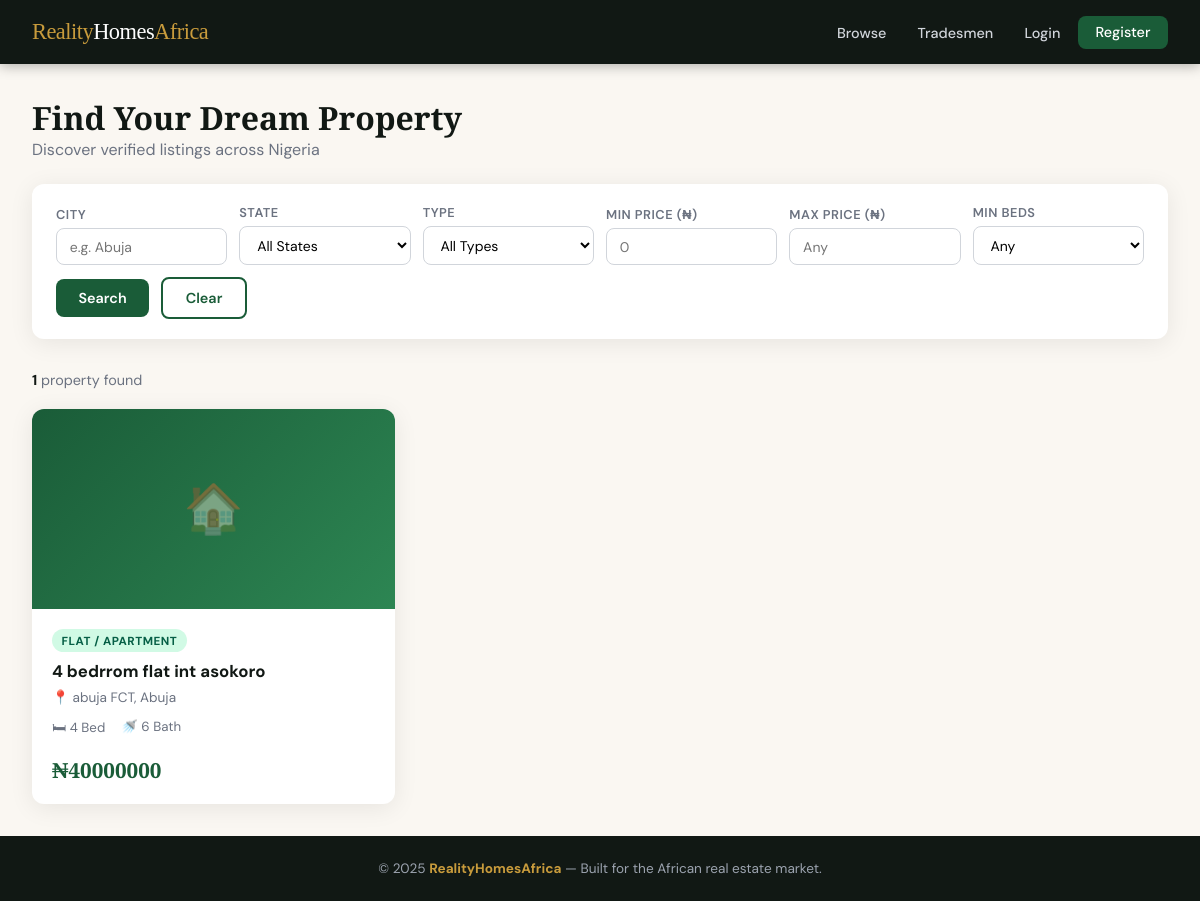
The page /browse/ on the database its author committed.
### listings/models.py (models this page shows, shortened)
class Property(models.Model):
    agent = models.ForeignKey(
        settings.AUTH_USER_MODEL,
        on_delete=models.CASCADE,
        related_name='properties'
    )
    title = models.CharField(max_length=200)
    description = models.TextField()
    price = models.DecimalField(max_digits=14, decimal_places=2)
    address = models.CharField(max_length=300)
    city = models.CharField(max_length=100)
    state = models.CharField(max_length=100, choices=NIGERIAN_STATES, default='Abuja')
    property_type = models.CharField(max_length=20, choices=PROPERTY_TYPES, default='flat')
    bedrooms = models.PositiveIntegerField(default=0)
    bathrooms = models.PositiveIntegerField(default=0)
    is_available = models.BooleanField(default=True)
    latitude = models.DecimalField(max_digits=9, decimal_places=6, null=True, blank=True)
    longitude = models.DecimalField(max_digits=9, decimal_places=6, null=True, blank=True)
    created_at = models.DateTimeField(auto_now_add=True)
    updated_at = models.DateTimeField(auto_now=True)
    class Meta:
        ordering = ['-created_at']
        verbose_name_plural = 'Properties'
    def get_primary_image(self):
        primary = self.images.filter(is_primary=True).first()
        if primary:
            return primary.image.url
        first = self.images.first()
        return first.image.url if first else None

### listings/views.py (the view)
# urls.py: path('browse/', views.property_list, name='property_list'),
def property_list(request):
    queryset = Property.objects.filter(is_available=True)
    f = PropertyFilter(request.GET, queryset=queryset)
    return render(request, 'listings/property_list.html', {
        'filter': f,
        'properties': f.qs,
        'count': f.qs.count(),
    })

### users/context_processors.py (called while the page is built)
def unread_messages_count(request):
    if request.user.is_authenticated:
        from .models import Message
        count = Message.objects.filter(receiver=request.user, is_read=False).count()
        return {'unread_count': count}
    return {'unread_count': 0}

### templates/listings/property_list.html (shortened to what this page needs)
{% extends 'base.html' %}
{% block content %}
<div class="page-header">
  <h1>Find Your Dream Property</h1>
  <p>Discover verified listings across Nigeria</p>
</div>
<form method="get" class="filter-bar">
  <div class="fg">
    <label>City</label>
    <input type="text" name="city" value="{{ filter.form.city.value|default:'' }}" placeholder="e.g. Abuja">
  </div>
  <div class="fg">
    <label>State</label>
    <select name="state">
      <option value="">All States</option>
    </select>
  </div>
  <div class="fg">
    <label>Type</label>
    <select name="property_type">
      <option value="">All Types</option>
    </select>
  </div>
  <div class="fg">
    <label>Min Price (₦)</label>
    <input type="number" name="min_price" value="{{ filter.form.min_price.value|default:'' }}" placeholder="0">
  </div>
  <div class="fg">
    <label>Max Price (₦)</label>
    <input type="number" name="max_price" value="{{ filter.form.max_price.value|default:'' }}" placeholder="Any">
  </div>
  <div class="fg">
    <label>Min Beds</label>
    <select name="min_bedrooms">
      <option value="">Any</option>
    </select>
  </div>
  <div>
    <button type="submit" class="btn btn-primary">Search</button>
    <a href="{% url 'listings:property_list' %}" class="btn btn-outline" style="margin-left:0.5rem">Clear</a>
  </div>
</form>
<p class="results-count"><strong>{{ count }}</strong> propert{{ count|pluralize:"y,ies" }} found</p>
{% if properties %}
  <div class="property-grid">
    {% for prop in properties %}
      <a href="{% url 'listings:property_detail' prop.pk %}" class="prop-card">
        <div class="prop-img">
          {% if prop.get_primary_image %}
            <img src="{{ prop.get_primary_image }}" alt="{{ prop.title }}">
          {% else %}
            🏠
          {% endif %}
        </div>
        <div class="prop-body">
          <span class="prop-type-badge">{{ prop.get_property_type_display }}</span>
          <div class="prop-title">{{ prop.title }}</div>
          <div class="prop-location">{{ prop.city }}, {{ prop.state }}</div>
          <div class="prop-meta">
            {% if prop.bedrooms > 0 %}<span>🛏 {{ prop.bedrooms }} Bed</span>{% endif %}
            {% if prop.bathrooms > 0 %}<span>🚿 {{ prop.bathrooms }} Bath</span>{% endif %}
          </div>
          <div class="prop-price">₦{{ prop.price|floatformat:0 }}</div>
        </div>
      </a>
    {% endfor %}
  </div>
{% else %}
  <div class="empty-state">
    <div class="icon">🔍</div>
    <h3>No properties found</h3>
    <p>Try adjusting your filters or <a href="{% url 'listings:property_list' %}" style="color:var(--green)">browse all listings</a>.</p>
  </div>
{% endif %}
{% endblock %}

### templates/base.html (style rules this page uses)
:root { --green: #1a5c38; --green-light: #2d8653; --gold: #c89b3c; --cream: #faf7f2; --dark: #111814; --gray: #6b7280; --light-gray: #f3f4f6; --white: #ffffff; --danger: #dc2626; --radius: 12px; --shadow: 0 4px 24px rgba(0,0,0,0.08); }
* { box-sizing: border-box; margin: 0; padding: 0; }
body { font-family: 'DM Sans', sans-serif; background: var(--cream); color: var(--dark); min-height: 100vh; display: flex; flex-direction: column; }
.btn { display: inline-block; padding: 0.6rem 1.4rem; border-radius: 8px; font-family: 'DM Sans', sans-serif; font-size: 0.9rem; font-weight: 600; cursor: pointer; border: none; text-decoration: none; transition: all 0.2s; }
.btn-primary { background: var(--green); color: var(--white); }
.btn-outline { background: transparent; border: 2px solid var(--green); color: var(--green); }

### templates/listings/property_list.html (style rules this page uses)
.page-header { margin-bottom: 1.5rem; }
.page-header h1 { font-family: 'Playfair Display', serif; font-size: 2rem; }
.page-header p { color: var(--gray); }
.filter-bar { background: var(--white); border-radius: var(--radius); padding: 1.25rem 1.5rem; box-shadow: var(--shadow); margin-bottom: 2rem; display: flex; flex-wrap: wrap; gap: 0.75rem; align-items: flex-end; }
.filter-bar .fg { flex: 1; min-width: 140px; }
.filter-bar label { display: block; font-size: 0.8rem; font-weight: 600; margin-bottom: 0.3rem; color: var(--gray); text-transform: uppercase; letter-spacing: 0.5px; }
.filter-bar input, .filter-bar select { width: 100%; padding: 0.55rem 0.8rem; border: 1.5px solid #d1d5db; border-radius: 8px; font-family: 'DM Sans', sans-serif; font-size: 0.875rem; background: var(--white); }
.results-count { color: var(--gray); font-size: 0.9rem; margin-bottom: 1.25rem; }
.results-count strong { color: var(--dark); }
.property-grid { display: grid; grid-template-columns: repeat(auto-fill, minmax(300px, 1fr)); gap: 1.5rem; }
.prop-card { background: var(--white); border-radius: var(--radius); box-shadow: var(--shadow); overflow: hidden; transition: transform 0.25s, box-shadow 0.25s; text-decoration: none; color: var(--dark); display: block; }
.prop-img { width: 100%; height: 200px; object-fit: cover; background: linear-gradient(135deg, #1a5c38 0%, #2d8653 100%); display: flex; align-items: center; justify-content: center; color: rgba(255,255,255,0.4); font-size: 3rem; }
.prop-body { padding: 1.25rem; }
.prop-type-badge { display: inline-block; background: #d1fae5; color: #065f46; border-radius: 99px; padding: 0.2rem 0.6rem; font-size: 0.73rem; font-weight: 700; text-transform: uppercase; letter-spacing: 0.5px; margin-bottom: 0.6rem; }
.prop-title { font-weight: 700; font-size: 1.05rem; margin-bottom: 0.35rem; line-height: 1.3; }
.prop-location { color: var(--gray); font-size: 0.85rem; margin-bottom: 0.75rem; }
.prop-location::before { content: '📍 '; }
.prop-meta { display: flex; gap: 1rem; font-size: 0.83rem; color: var(--gray); margin-bottom: 1rem; }
.prop-price { font-family: 'Playfair Display', serif; font-size: 1.3rem; font-weight: 700; color: var(--green); }

### rows shown on the page
Property: property_type "FLAT / APARTMENT", title "4 bedrrom flat int asokoro", city "abuja FCT", state "Abuja", bedrooms "4", bathrooms "6", price "40000000"

### other values the page prints
{{ count }} "1"
